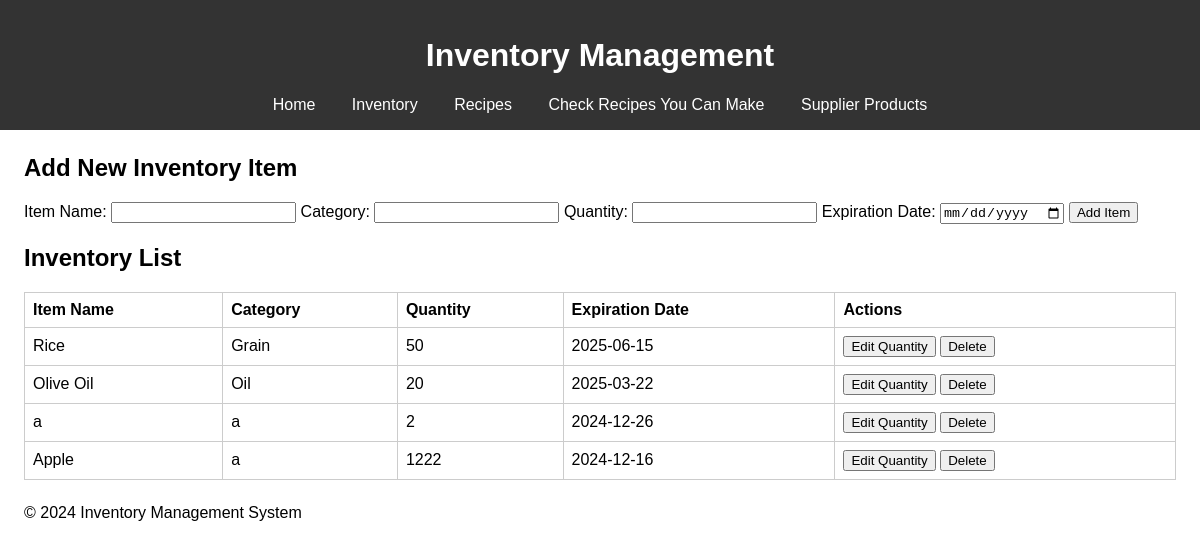
The page /inventory on the database as committed earlier.
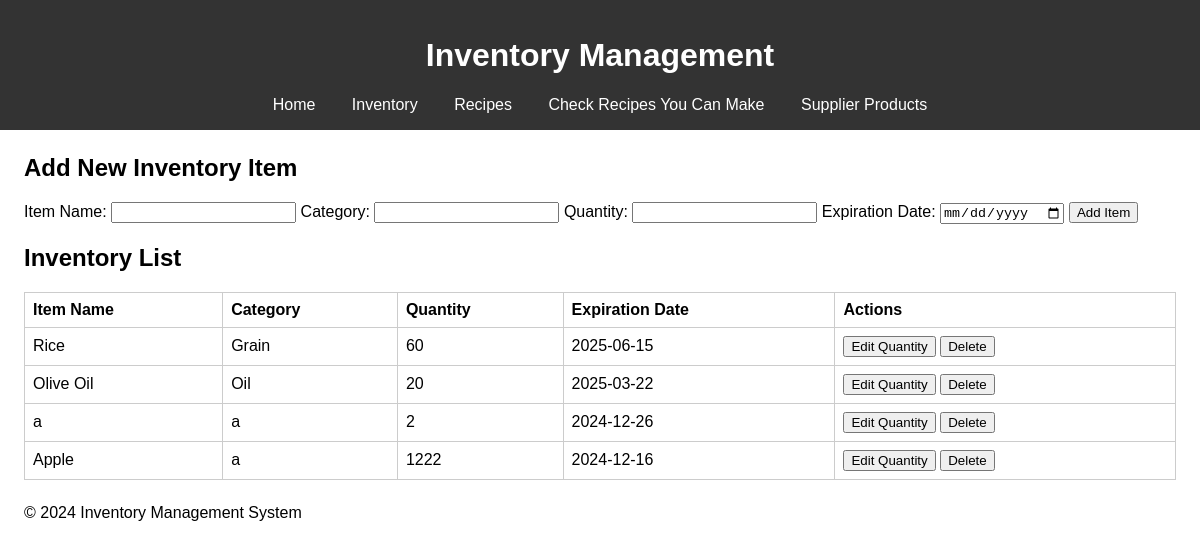
The same page on the database as committed later.
### tables this page shows
CREATE TABLE inventory (
                inventory_id INTEGER PRIMARY KEY AUTOINCREMENT,
                user_id INTEGER NOT NULL,
                item_name TEXT NOT NULL,
                category TEXT,
                quantity INTEGER NOT NULL,
                expiration_date DATE,
                FOREIGN KEY (user_id) REFERENCES users (user_id) ON DELETE CASCADE
            );

### app.py (the view, shortened to what this page needs)
@app.route("/inventory", methods=["GET", "POST"])
def inventory():
    items = execute_query("SELECT * FROM inventory WHERE user_id = 1")
    return render_template("inventory.html", items=items)

### app.py (called while the page is built)
def execute_query(query, params=()):
    conn = get_db_connection()
    cursor = conn.cursor()
    cursor.execute(query, params)
    rows = cursor.fetchall()
    conn.commit()
    conn.close()
    return rows

def get_db_connection():
    conn = sqlite3.connect("database.db")
    conn.row_factory = sqlite3.Row  # Rows are now accessible like dictionaries
    return conn

### templates/inventory.html (shortened to what this page needs)
<!DOCTYPE html>
<html lang="en">
<head>
    <link rel="stylesheet" href="{{ url_for('static', filename='styles.css') }}">
</head>
<body>
    <header>
        <h1>Inventory Management</h1>
        <nav>
            <a href="/">Home</a>
            <a href="/inventory">Inventory</a>
            <a href="/recipes">Recipes</a>
            <a href="{{ url_for('filter_recipes') }}">Check Recipes You Can Make</a>
            <a href="{{ url_for('supplier_products') }}">Supplier Products</a>
        </nav>
    </header>
    <main>
        <section>
            <h2>Add New Inventory Item</h2>
            <form method="POST" action="/inventory">
                <label for="item_name">Item Name:</label>
                <input type="text" id="item_name" name="item_name" required>
                <label for="category">Category:</label>
                <input type="text" id="category" name="category">
                <label for="quantity">Quantity:</label>
                <input type="number" id="quantity" name="quantity" required>
                <label for="expiration_date">Expiration Date:</label>
                <input type="date" id="expiration_date" name="expiration_date">
                <button type="submit">Add Item</button>
            </form>
        </section>
        <section>
            <h2>Inventory List</h2>
            {% if items %}
            <table id="inventoryTable">
                <thead>
                    <tr>
                        <th onclick="sortTable(0)">Item Name</th>
                        <th onclick="sortTable(1)">Category</th>
                        <th onclick="sortTable(2)">Quantity</th>
                        <th onclick="sortTable(3)">Expiration Date</th>
                        <th>Actions</th>
                    </tr>
                </thead>
                <tbody>
                    {% for item in items %}
                    <tr>
                        <td>{{ item[2] }}</td>
                        <td>{{ item[3] }}</td>
                        <td>{{ item[4] }}</td>
                        <td>{{ item[5] }}</td>
                        <td>
                            <form action="{{ url_for('edit_inventory_item', inventory_id=item[0]) }}" method="GET" style="display:inline;">
                                <button type="submit">Edit Quantity</button>
                            </form>
                            <form action="/delete_item/{{ item[0] }}" method="POST" style="display:inline;">
                                <button type="submit">Delete</button>
                            </form>
                        </td>
                    </tr>
                    {% endfor %}
                </tbody>
            </table>
            {% else %}
            <p>No inventory items found.</p>
            {% endif %}
        </section>
    </main>
    <footer>
        <p>&copy; 2024 Inventory Management System</p>
    </footer>
</body>
</html>

Rows that differ between the two databases and show on the page:
changed inventory "Rice": quantity "50" → "60"
